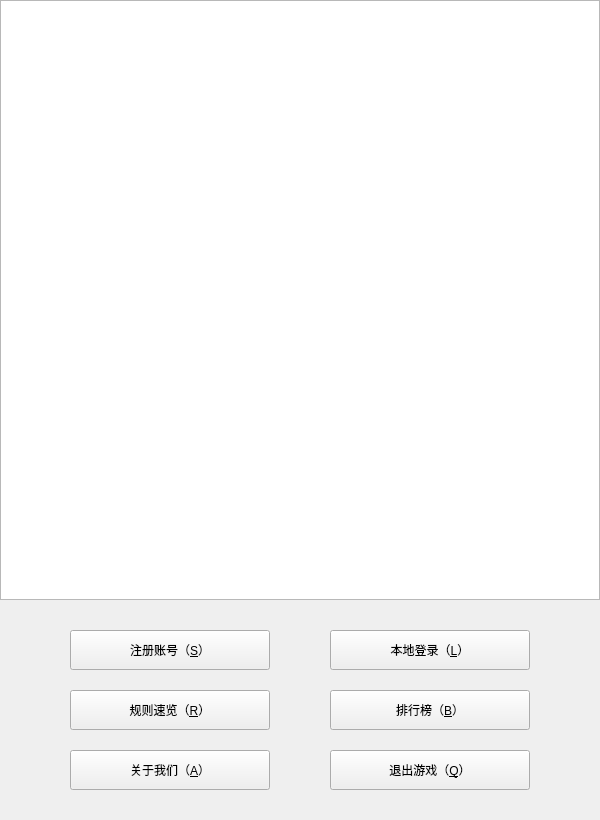
<?xml version="1.0" encoding="UTF-8"?>
<ui version="4.0">
 <class>Widget</class>
 <widget class="QWidget" name="Widget">
  <property name="geometry">
   <rect>
    <x>0</x>
    <y>0</y>
    <width>600</width>
    <height>820</height>
   </rect>
  </property>
  <property name="windowTitle">
   <string>Widget</string>
  </property>
  <widget class="QGraphicsView" name="titlePicture">
   <property name="geometry">
    <rect>
     <x>0</x>
     <y>0</y>
     <width>600</width>
     <height>600</height>
    </rect>
   </property>
   <property name="styleSheet">
    <string notr="true">border-image: url(:/myImages/images/ataxx_blue.png);</string>
   </property>
  </widget>
  <widget class="QPushButton" name="signupButton">
   <property name="geometry">
    <rect>
     <x>70</x>
     <y>630</y>
     <width>200</width>
     <height>40</height>
    </rect>
   </property>
   <property name="text">
    <string>注册账号（&amp;S）</string>
   </property>
  </widget>
  <widget class="QPushButton" name="loginButton">
   <property name="geometry">
    <rect>
     <x>330</x>
     <y>630</y>
     <width>200</width>
     <height>40</height>
    </rect>
   </property>
   <property name="text">
    <string>本地登录（&amp;L）</string>
   </property>
  </widget>
  <widget class="QPushButton" name="rulesButton">
   <property name="geometry">
    <rect>
     <x>70</x>
     <y>690</y>
     <width>200</width>
     <height>40</height>
    </rect>
   </property>
   <property name="text">
    <string>规则速览（&amp;R）</string>
   </property>
  </widget>
  <widget class="QPushButton" name="leaderBoardButton">
   <property name="geometry">
    <rect>
     <x>330</x>
     <y>690</y>
     <width>200</width>
     <height>40</height>
    </rect>
   </property>
   <property name="text">
    <string>排行榜（&amp;B）</string>
   </property>
  </widget>
  <widget class="QPushButton" name="aboutButton">
   <property name="geometry">
    <rect>
     <x>70</x>
     <y>750</y>
     <width>200</width>
     <height>40</height>
    </rect>
   </property>
   <property name="text">
    <string>关于我们（&amp;A）</string>
   </property>
  </widget>
  <widget class="QPushButton" name="quitButton">
   <property name="geometry">
    <rect>
     <x>330</x>
     <y>750</y>
     <width>200</width>
     <height>40</height>
    </rect>
   </property>
   <property name="text">
    <string>退出游戏（&amp;Q）</string>
   </property>
  </widget>
 </widget>
 <resources/>
 <connections/>
</ui>
